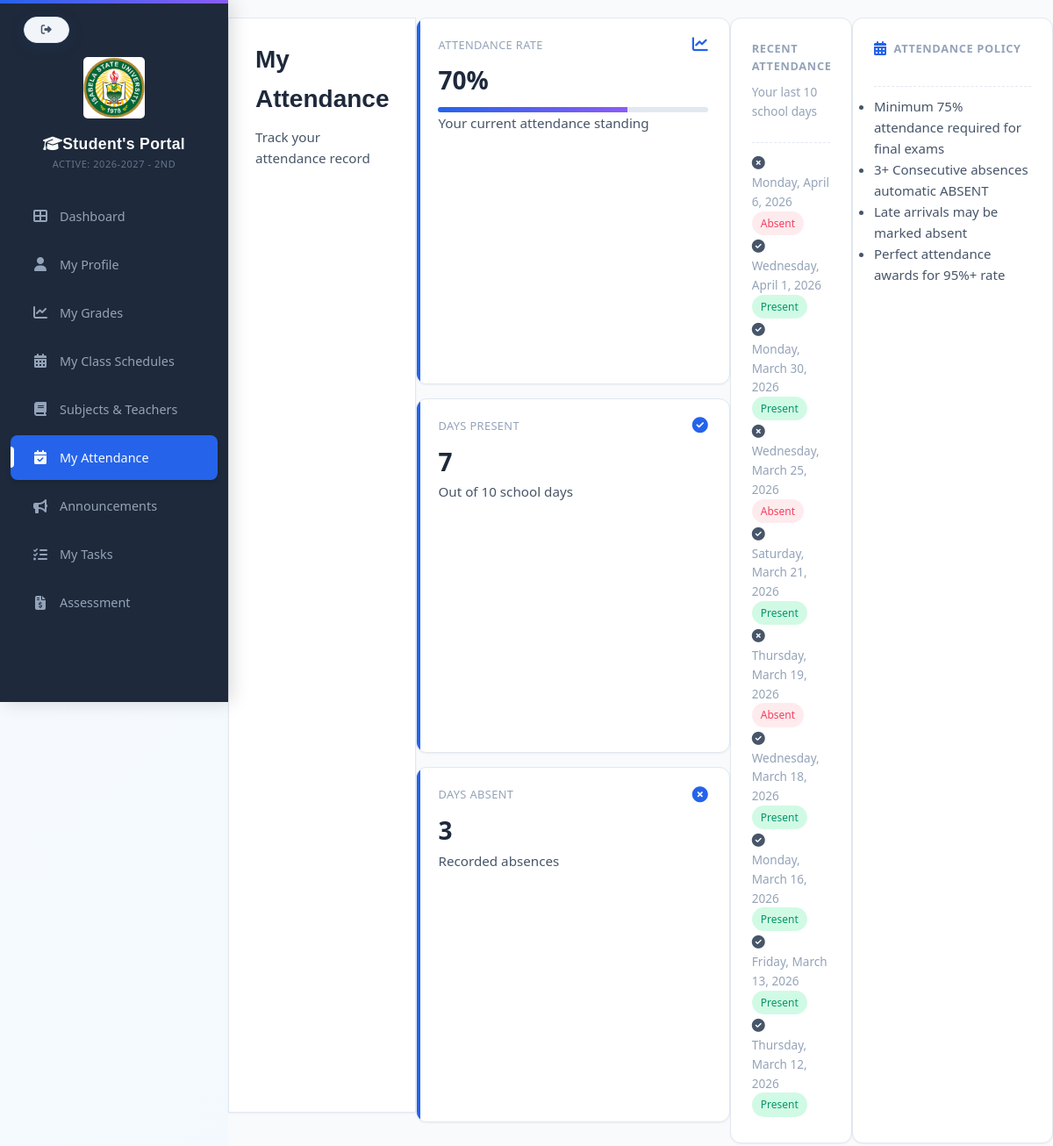
Page /studentsportal/students_attendance.php (signed in) on the committed database.
### tables this page shows
CREATE TABLE `school_years` (
  `id` int(11) NOT NULL,
  `school_year` varchar(20) NOT NULL,
  `is_active` tinyint(1) DEFAULT 0,
  `semester` varchar(20) NOT NULL
);

CREATE TABLE `attendance` (
  `id` int(11) NOT NULL,
  `student_id` int(11) NOT NULL,
  `subject_id` int(11) DEFAULT NULL,
  `attendance_date` date NOT NULL,
  `status` enum('present','absent') NOT NULL,
  `created_at` timestamp NOT NULL DEFAULT current_timestamp(),
  `date` date DEFAULT NULL,
  `school_year` varchar(20) DEFAULT NULL,
  `semester` varchar(20) DEFAULT NULL
);

### config/paths.php (called while the page is built, shortened)
<?php
function asset($path)
{
    return BASE_URL . ltrim($path, '/');
}

### config/current_school_year.php (called while the page is built, shortened)
<?php
function getActiveSchoolYear($conn) {
    $result = mysqli_query($conn, "
        SELECT school_year FROM school_years WHERE is_active = 1 LIMIT 1
    ");
    if ($row = mysqli_fetch_assoc($result)) {
        return $row['school_year'];
    }
    return null;
}
function getActiveSemester($conn) {
    $result = mysqli_query($conn, "
        SELECT semester FROM school_years WHERE is_active = 1 LIMIT 1
    ");
    if ($row = mysqli_fetch_assoc($result)) {
        return $row['semester'];
    }
    return null;
}
?>

### studentsportal/students_attendance.php (the view, shortened to what this page needs)
<?php
require_once dirname(__DIR__) . '/config/paths.php';
require_once PROJECT_ROOT . '/config/database.php';
$student_id = $_SESSION['student_id'];
$stmt = $conn->prepare("
    SELECT *
    FROM attendance
    WHERE student_id = ?
    ORDER BY date DESC
");
$stmt->bind_param("i", $student_id);
$stmt->execute();
$attendance_query = $stmt->get_result();
$totalDays = 0;
$present = 0;
$absent = 0;
$recentDays = [];
while ($row = $attendance_query->fetch_assoc()) {
    $totalDays++;
    if (isset($row['status'])) {
        if ($row['status'] === 'present') {
            $present++;
        } elseif ($row['status'] === 'absent') {
            $absent++;
        }
    }
    if (count($recentDays) < 10) {
        $recentDays[] = $row;
    }
}
$attendanceRate = ($totalDays > 0)
    ? round(($present / $totalDays) * 100)
    : 0;
?>
<!DOCTYPE html>
<html>
<head>
    <link rel="stylesheet" href="<?php echo asset('css/studentportal.css'); ?>">
    <link rel="stylesheet" href="https://cdnjs.cloudflare.com/ajax/libs/font-awesome/6.5.0/css/all.min.css">
</head>
<body>
<?php include PROJECT_ROOT . '/studentsportal/students_sidebar.php'; ?>
<div class="main-content">
    <div class="page-header">
        <h2 class="page-title">My Attendance</h2>
        <p class="page-subtitle">Track your attendance record</p>
    </div>
    <div class="stats-grid auto-grid">
        <div class="stat-card">
            <div class="stat-header">
                <span class="stat-label">Attendance Rate</span>
                <i class="fas fa-chart-line stat-icon text-green"></i>
            </div>
            <div class="stat-value"><?php echo $attendanceRate; ?>%</div>
            <div class="progress-bar">
                <div class="progress-fill" style="width: <?php echo $attendanceRate; ?>%"></div>
            </div>
            <p class="stat-meta">Your current attendance standing</p>
        </div>
        <div class="stat-card">
            <div class="stat-header">
                <span class="stat-label">Days Present</span>
                <i class="fas fa-check-circle stat-icon text-green"></i>
            </div>
            <div class="stat-value"><?php echo $present; ?></div>
            <p class="stat-meta">Out of <?php echo $totalDays; ?> school days</p>
        </div>
        <div class="stat-card">
            <div class="stat-header">
                <span class="stat-label">Days Absent</span>
                <i class="fas fa-times-circle stat-icon text-red"></i>
            </div>
            <div class="stat-value"><?php echo $absent; ?></div>
            <p class="stat-meta">Recorded absences</p>
        </div>
    </div>
    <div class="card">
        <div class="card-header">
            <h3 class="card-title">Recent Attendance</h3>
            <p class="card-description">Your last 10 school days</p>
        </div>
        <div class="card-content">
            <?php if (!empty($recentDays)): ?>
                <?php foreach($recentDays as $day):
                    $status = isset($day['status']) ? $day['status'] : 'unknown';
                    $color = ($status === 'present') ? 'green' : 'red';
                    $icon = ($status === 'present') ? 'check-circle' : 'times-circle';
                ?>
                <div class="attendance-row">
                    <div class="attendance-left">
                        <i class="fas fa-<?php echo $icon; ?> text-<?php echo $color; ?>"></i>
                        <p><?php echo date('l, F j, Y', strtotime($day['date'])); ?></p>
                    </div>
                    <span class="badge badge-<?php echo $color; ?>">
                        <?php echo ucfirst($status); ?>
                    </span>
                </div>
                <?php endforeach; ?>
            <?php else: ?>
                <p>No attendance records found.</p>
            <?php endif; ?>
        </div>
    </div>
    <div class="card policy-card">
        <div class="card-header">
            <h3 class="card-title">
                <i class="fas fa-calendar-alt"></i> Attendance Policy
            </h3>
        </div>
        <div class="card-content">
            <ul class="policy-list">
                <li>Minimum 75% attendance required for final exams</li>
                <li>3+ Consecutive absences automatic ABSENT</li>
                <li>Late arrivals may be marked absent</li>
                <li>Perfect attendance awards for 95%+ rate</li>
            </ul>
        </div>
    </div>
</div>
</body>
</html>

### studentsportal/students_sidebar.php (shortened to what this page needs)
<?php
require_once dirname(__DIR__) . '/config/paths.php';
$current = basename($_SERVER['PHP_SELF']);
?>
<!DOCTYPE html>
<html lang="en">
<head>
<link rel="stylesheet" href="<?php echo asset('css/studentportal.css'); ?>">
     <link rel="stylesheet" href="https://cdnjs.cloudflare.com/ajax/libs/font-awesome/6.5.0/css/all.min.css">
</head>
<body>
    <div class="sidebar" id="sidebar">
           <a href="#" class="back-arrow logout-btn" onclick="showLogoutConfirmation(event)">
        <i class="fas fa-sign-out-alt"></i>
    </a>
        <div class="sidebar-header">
<img src="<?php echo asset('images/622685015_925666030131412_6886851389087569993_n.jpg'); ?>" alt="School Logo" style="width: 70px; display: block; margin: 40px auto 15px auto;border-radius: 5px; animation: float 3s ease-in-out infinite;">
<h2 style="margin-top: 5px;"><i class="fas fa-graduation-cap"></i>Student's Portal</h2>
<p class="sidebar-sub">
    <?php
include_once PROJECT_ROOT . '/config/current_school_year.php';
    $active_year = getActiveSchoolYear($conn) ?? 'Academic Year Not Set';
    $active_sem = getActiveSemester($conn) ?? '';
    ?>
    Active: <?php echo htmlspecialchars($active_year); ?> - <?php echo htmlspecialchars($active_sem); ?>
</p>
        </div>
        <div class="menu">
           <a href="<?php echo BASE_URL; ?>studentsportal/students_dashboard.php" class="<?= $current=='students_dashboard.php'?'active':'' ?>">
        <i class="fas fa-th-large"></i> Dashboard
    </a>
            <a href="<?php echo BASE_URL; ?>studentsportal/students_profile.php" class="<?= $current=='students_profile.php'?'active':'' ?>">
        <i class="fas fa-user"></i> My Profile
    </a>
            <a href="<?php echo BASE_URL; ?>studentsportal/students_grades.php" class="<?= $current=='students_grades.php'?'active':'' ?>">
        <i class="fas fa-chart-line"></i> My Grades
    </a>
            <a href="<?php echo BASE_URL; ?>studentsportal/students_classSchedule.php" class="<?= $current=='students_classSchedule.php'?'active':'' ?>">
        <i class="fas fa-calendar-alt"></i> My Class Schedules
    </a>
            <a href="<?php echo BASE_URL; ?>studentsportal/students_subjects&teachers.php" class="<?= $current=='students_subjects_teachers.php'?'active':'' ?>">
        <i class="fas fa-book"></i> Subjects & Teachers
    </a>
            <a href="<?php echo BASE_URL; ?>studentsportal/students_attendance.php" class="<?= $current=='students_attendance.php'?'active':'' ?>">
        <i class="fas fa-calendar-check"></i> My Attendance
    </a>
            <a href="<?php echo BASE_URL; ?>studentsportal/students_announcements.php" class="<?= $current=='students_announcements.php'?'active':'' ?>">
        <i class="fas fa-bullhorn"></i> Announcements
    </a>
            <a href="<?php echo BASE_URL; ?>studentsportal/students_tasks.php" class="<?= $current=='students_tasks.php'?'active':'' ?>"><i class="fas fa-tasks"></i> My Tasks</a>
            <a href="<?php echo BASE_URL; ?>studentsportal/assessment.php" class="<?= $current=='assessment.php'?'active':'' ?>"><i class="fas fa-file-invoice-dollar"></i> Assessment</a></div>
    </div>
</body>
</html>

### rows in the picture
school_years: school_year "2026-2027", semester "2ND"
attendance: date "Monday, April 6, 2026", status "Absent"
attendance: date "Wednesday, April 1, 2026", status "Present"
attendance: date "Monday, March 30, 2026", status "Present"
attendance: date "Wednesday, March 25, 2026", status "Absent"
attendance: date "Saturday, March 21, 2026", status "Present"
attendance: date "Thursday, March 19, 2026", status "Absent"
attendance: date "Wednesday, March 18, 2026", status "Present"
attendance: date "Monday, March 16, 2026", status "Present"
attendance: date "Friday, March 13, 2026", status "Present"
attendance: date "Thursday, March 12, 2026", status "Present"

### other values in the picture
$attendanceRate "70"
$present "7"
$totalDays "10"
$absent "3"
